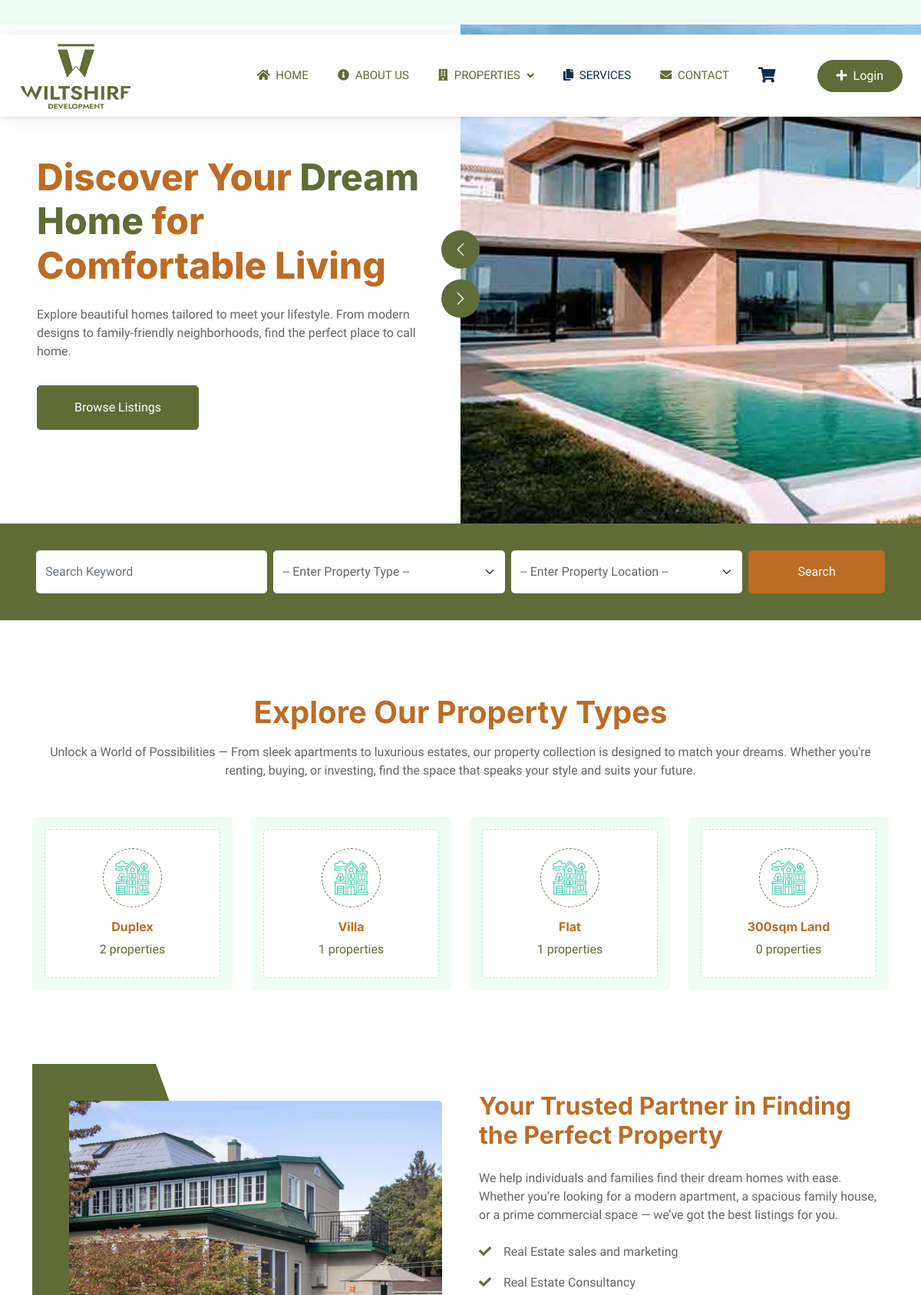
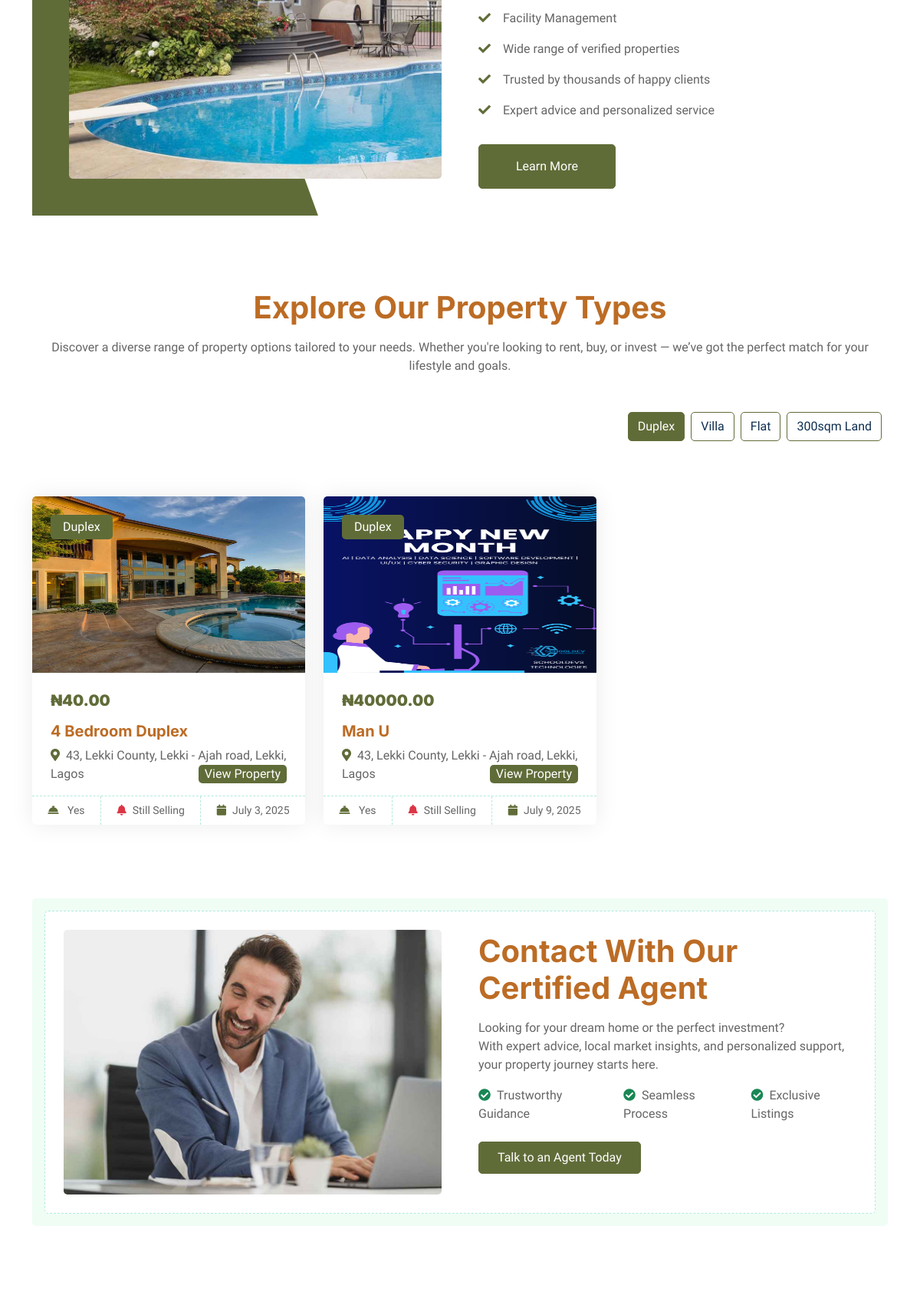
The page / (upper part) on the database its author committed (2 pictures, top to bottom).
### myapp/models.py (models this page shows, shortened)
class SliderImages(models.Model):
    sliderText = models.TextField("Slider Text", max_length=200)
    sliderImage = models.FileField(upload_to="slider_images/")

class PropertyType(models.Model):
    name = models.CharField(max_length=50, unique=True)
    def __str__(self):
        return self.name

class Property(models.Model):
    featureChoice = [
        ('For Sell', 'For Sell'),
        ('For Rent', 'For Rent'),
        ('Sub-Let', 'Sub-Let')
    ]
    PropertyStatus = [
        ('Still Selling', 'Still Selling'),
        ('Taken', 'Taken'),
        ('Leased Out', 'Leased Out')
    ]
    AllowedSubscription = [
        ('Yes', 'Yes'),
        ('No', 'No')
    ]
    title = models.CharField(max_length=200)
    description = models.TextField()
    price = models.DecimalField(max_digits=12, decimal_places=2)
    property_type = models.ForeignKey(PropertyType, on_delete=models.SET_NULL, null=True)
    location = models.ForeignKey(Location, on_delete=models.CASCADE)
    property_status = models.TextField("Property Status", choices=PropertyStatus, max_length=50)
    propertyFeature = models.CharField("feature Choice", choices=featureChoice, max_length=50)
    allSubscription = models.CharField(choices=AllowedSubscription, max_length=50)
    date_added = models.DateTimeField(auto_now_add=True)

class PropertyImage(models.Model):
    VIEW_CHOICES = [
        ('front', 'Front View'),
        ('back', 'Back View'),
        ('side', 'Side View'),
        ('palour', 'Palour View'),
        ('kitchen', 'Kitchen View'),
        ('bedroom', 'Bedroom View'),
    ]
    property = models.ForeignKey(Property, on_delete=models.CASCADE, related_name='images')
    image = models.ImageField(upload_to='property_images/')
    label = models.CharField(max_length=50, choices=VIEW_CHOICES)

class Location(models.Model):
    city = models.CharField(max_length=50)
    state = models.CharField(max_length=100)
    address = models.TextField()
    def __str__(self):
        return f"{self.address}, {self.city}, {self.state}"

### myapp/views.py (the view)
# urls.py: path('', views.myHome, name="myHome"),
def myHome(request):
    getSlider = SliderImages.objects.all()
    getAgent = Agent.objects.all()
    getPropertyType = PropertyType.objects.distinct()
    ClientTestimonies = ClientTestimony.objects.all()
    getPropertyCount = PropertyType.objects.annotate(property_count=Count('property'))
    getPropertyLocation = Location.objects.all().distinct()
    property_types = PropertyType.objects.all()
    grouped_properties = OrderedDict()
    for prop_type in property_types:
        grouped_properties[prop_type.name] = Property.objects.filter(
            property_type=prop_type
        ).prefetch_related(
            Prefetch('images', queryset=PropertyImage.objects.all())
        )
    context = {
        'getSliders': getSlider,
        'ClientTestimonies': ClientTestimonies,
        'getPropertyLocation': getPropertyLocation,
        'getPropertyType': getPropertyCount,
        'getPropertyType_': getPropertyType,
        'grouped_properties': grouped_properties,
        'property_types': property_types,
        'getAgent': getAgent
    }
    return render(request, 'index.html', context)

### myapp/templates/index.html (shortened to what this page needs)
{% load static %}
{% load customs_tags %}
{% include 'header.html' %}
        <div class="container-fluid header bg-white p-0">
            <div class="row g-0 align-items-center flex-column-reverse flex-md-row">
                <div class="col-md-6 p-5 mt-lg-5">
                    <h1 class="display-5 mb-4 animate__animated animate__fadeIn">
                      Discover Your <span class="text-primary">Dream Home</span> for Comfortable Living
                    </h1>
                    <p class="mb-4 pb-2 animate__animated animate__fadeIn">
                      Explore beautiful homes tailored to meet your lifestyle. From modern designs to family-friendly neighborhoods, find the perfect place to call home.
                    </p>
                    <a href="{% url 'property_lists' %}" class="btn btn-primary py-3 px-5 me-3 animate__animated animate__fadeIn">
                      Browse Listings
                    </a>
                  </div>
                <div class="col-12 col-md-6 animated fadeIn">
                    <div class="owl-carousel header-carousel">
                        {% for x in getSliders %}
                        <div class="owl-carousel-item">
                            <img class="img-fluid mobilecorousel" src="{{ x.sliderImage.url }}" alt="Slider Image">
                        </div>
                        {% endfor %}
                    </div>
                </div>
            </div>
        </div>
        <div class="container-fluid bg-primary mb-5 wow fadeIn" data-wow-delay="0.1s" style="padding: 35px;">
            <div class="container">
                <div class="row g-2">
                    <div class="col-md-10">
                        <div class="row g-2">
                            <div class="col-md-4">
                                <input type="text" class="form-control border-0 py-3" placeholder="Search Keyword">
                            </div>
                            <div class="col-md-4">
                                <select class="form-select border-0 py-3">
                                    <option selected>-- Enter Property Type --</option>
                                </select>
                            </div>
                            <div class="col-md-4">
                                <select class="form-select border-0 py-3">
                                    <option selected>-- Enter Property Location --</option>
                                </select>
                            </div>
                        </div>
                    </div>
                    <div class="col-md-2">
                        <a class="btn btn-dark border-0 w-100 py-3" style="background:#bc6c25" href="{% url 'property_lists' %}">Search</a>
                    </div>
                </div>
            </div>
        </div>
        <div class="container-xxl py-5">
            <div class="container">
                <div class="text-center mx-auto mb-5 w-100 wow fadeInUp" data-wow-delay="0.1s">
                    <h1 class="mb-3">Explore Our Property Types</h1>
                    <p>
                        Unlock a World of Possibilities — From sleek apartments to luxurious estates, our property collection is designed to match your dreams. Whether you're renting, buying, or investing, find the space that speaks your style and suits your future.
                    </p>
                </div>
                <div class="row g-4">
                    {% for x in getPropertyType %}
                        <div class="col-lg-3 col-sm-6 wow fadeInUp" data-wow-delay="0.1s">
                            <a class="cat-item d-block bg-light text-center rounded p-3" href="#">
                                <div class="rounded p-4">
                                    <div class="icon mb-3">
                                        <img class="img-fluid" src="{% static 'img/icon-apartment.png' %}" alt="Icon">
                                    </div>
                                    <h6>{{ x.name }}</h6>
                                    <span>{{ x.property_count }} properties</span>
                                </div>
                            </a>
                        </div>
                    {% endfor %}
                </div>
            </div>
        </div>
        <section class="container-xxl py-5">
            <div class="container">
            <div class="row g-5 align-items-center">
                <div class="col-lg-6 wow fadeIn" data-wow-delay="0.1s">
                <div class="about-img position-relative overflow-hidden p-5 pe-0">
                    <img class="img-fluid w-100 rounded" src="{% static  'img/about.jpg'  %}" alt="About Our Real Estate Agency">
                </div>
                </div>
                <div class="col-lg-6 wow fadeIn" data-wow-delay="0.5s">
                <h2 class="mb-4">Your Trusted Partner in Finding the Perfect Property</h2>
                <p class="mb-4">
                    We help individuals and families find their dream homes with ease. Whether you’re looking for a modern apartment, a spacious family house, or a prime commercial space — we’ve got the best listings for you.
                </p>
                <p><i class="fa fa-check text-primary me-3"></i>Real Estate sales and marketing</p>
                <p><i class="fa fa-check text-primary me-3"></i>Real Estate Consultancy</p>
                <p><i class="fa fa-check text-primary me-3"></i>Facility Management</p>
                <p><i class="fa fa-check text-primary me-3"></i>Wide range of verified properties</p>
                <p><i class="fa fa-check text-primary me-3"></i>Trusted by thousands of happy clients</p>
                <p><i class="fa fa-check text-primary me-3"></i>Expert advice and personalized service</p>
                <a class="btn btn-primary py-3 px-5 mt-3" href="#">Learn More</a>
                </div>
            </div>
            </div>
        </section>
        <div class="container-xxl py-5">
            <div class="container">
                <div class="text-center mx-auto mb-5 w-100 wow fadeInUp" data-wow-delay="0.1s">
                    <h1 class="mb-3">Explore Our Property Types</h1>
                    <p>Discover a diverse range of property options tailored to your needs. Whether you're looking to rent, buy, or invest — we’ve got the perfect match for your lifestyle and goals.</p>
                </div>
                <div class="row g-4">
                    <ul class="nav nav-pills d-inline-flex justify-content-end mb-5">
                      {% for type in property_types %}
                        <li class="nav-item me-2">
                          <a class="btn btn-outline-primary {% if forloop.first %}active{% endif %}" data-bs-toggle="pill" href="#tab-{{ forloop.counter }}">
                            {{ type.name }}
                          </a>
                        </li>
                      {% endfor %}
                    </ul>
                    <div class="tab-content">
                      {% for type in property_types %}
                        <div id="tab-{{ forloop.counter }}" class="tab-pane fade show p-0 {% if forloop.first %}active{% endif %}">
                          <div class="row g-4">
                            {% for x in grouped_properties|get_item:type.name %}
                              <div class="col-lg-4 col-md-6 wow fadeInUp" data-wow-delay="0.1s">
                                <div class="property-item rounded overflow-hidden">
                                  <div class="position-relative overflow-hidden">
                                    <a href="#">
                                      {% with x.images.first as first_image %}
                                        {% if first_image %}
                                          <img src="{{ first_image.image.url }}" class="card-img-top" alt="{{ first_image.label }}" style="height:230px;">
                                        {% else %}
                                          <img src="{% static 'img/default-property.jpg' %}" class="card-img-top" alt="No image available">
                                        {% endif %}
                                      {% endwith %}
                                    </a>
                                    <div class="bg-primary rounded text-white position-absolute start-0 top-0 m-4 py-1 px-3">{{ x.property_type }}</div>
                                  </div>
                                  <div class="p-4 pb-0">
                                    <h5 class="text-primary mb-3"><strong>₦{{ x.price }}</strong></h5>
                                    <a class="d-block h5 mb-2" href="#">{{ x.title }}</a>
                                    <p>
                                      <i class="fa fa-map-marker-alt text-primary me-2"></i>{{ x.location }}
                                      <span class="bg-primary float-end px-2 rounded">
                                        <a href="{% url 'viewProperty' x.id %}" class="text-white">View Property</a>
                                      </span>
                                    </p>
                                  </div>
                                  <div class="d-flex border-top">
                                    <small class="flex-fill text-center border-end py-2">
                                      <i class="fa fa-concierge-bell {% if x.allSubscription == 'Yes' %}text-primary{% else %}text-danger{% endif %} me-2"></i>
                                      {{ x.allSubscription }}
                                    </small>
                                    <small class="flex-fill text-center border-end py-2">
                                      <i class="fa fa-bell text-danger me-2"></i>{{ x.property_status }}
                                    </small>
                                    <small class="flex-fill text-center py-2">
                                      <i class="fa fa-calendar text-primary me-2"></i>{{ x.date_added|date:"F j, Y" }}
                                    </small>
                                  </div>
                                </div>
                              </div>
                            {% empty %}
                              <div class="col-12 text-center">
                                <p class="text-muted">No properties listed for "{{ type.name }}"</p>
                              </div>
                            {% endfor %}
                          </div>
                        </div>
                      {% endfor %}
                    </div>
                  </div>
            </div>
        </div>
        <div class="container-xxl py-5">
            <div class="container">
                <div class="bg-light rounded p-3">
                    <div class="bg-white rounded p-4" style="border: 1px dashed rgba(0, 185, 142, .3)">
                        <div class="row g-5 align-items-center">
                            <div class="col-lg-6 wow fadeIn" data-wow-delay="0.1s">
                                <img class="img-fluid rounded w-100" src="{% static  'img/call-to-action.jpg'  %}" alt="">
                            </div>
                            <div class="col-lg-6 wow fadeIn" data-wow-delay="0.5s">
                                <div class="mb-4">
                                    <h1 class="mb-3">Contact With Our Certified Agent</h1>
                                    <p class="text-medium text-justify">
                                        Looking for your dream home or the perfect investment?<br>
                                        With expert advice, local market insights, and personalized support, your property journey starts here.
                                    </p>
                                      <ul class="list-unstyled d-flex justify-content-center mb-4">
                                        <li class="me-4"><i class="fa fa-check-circle text-success me-2"></i>Trustworthy Guidance</li>
                                        <li class="me-4"><i class="fa fa-check-circle text-success me-2"></i>Seamless Process</li>
                                        <li><i class="fa fa-check-circle text-success me-2"></i>Exclusive Listings</li>
                                      </ul>
                                      <a href="" class="btn btn-primary px-4 py-2">Talk to an Agent Today</a>
                                </div>
                            </div>
                        </div>
                    </div>
                </div>
            </div>
        </div>
        <div class="container-xxl py-5">
        </div>
        {% include 'footer.html'%}
</body>
</html>

### rows shown on the page
SliderImages: sliderImage (picture)
PropertyType: name "Duplex", property_count "2"
PropertyType: name "Villa", property_count "1"
PropertyType: name "Flat", property_count "1"
PropertyType: name "300sqm Land", property_count "0"
Property: images.first.image (picture), property_type "Duplex", price "40.00", title "4 Bedroom Duplex", location "43, Lekki County, Lekki - Ajah road, Lekki, Lagos", allSubscription "Yes", property_status "Still Selling", date_added "July 3, 2025"
Property: images.first.image (picture), property_type "Duplex", price "40000.00", title "Man U", location "43, Lekki County, Lekki - Ajah road, Lekki, Lagos", allSubscription "Yes", property_status "Still Selling", date_added "July 9, 2025"
